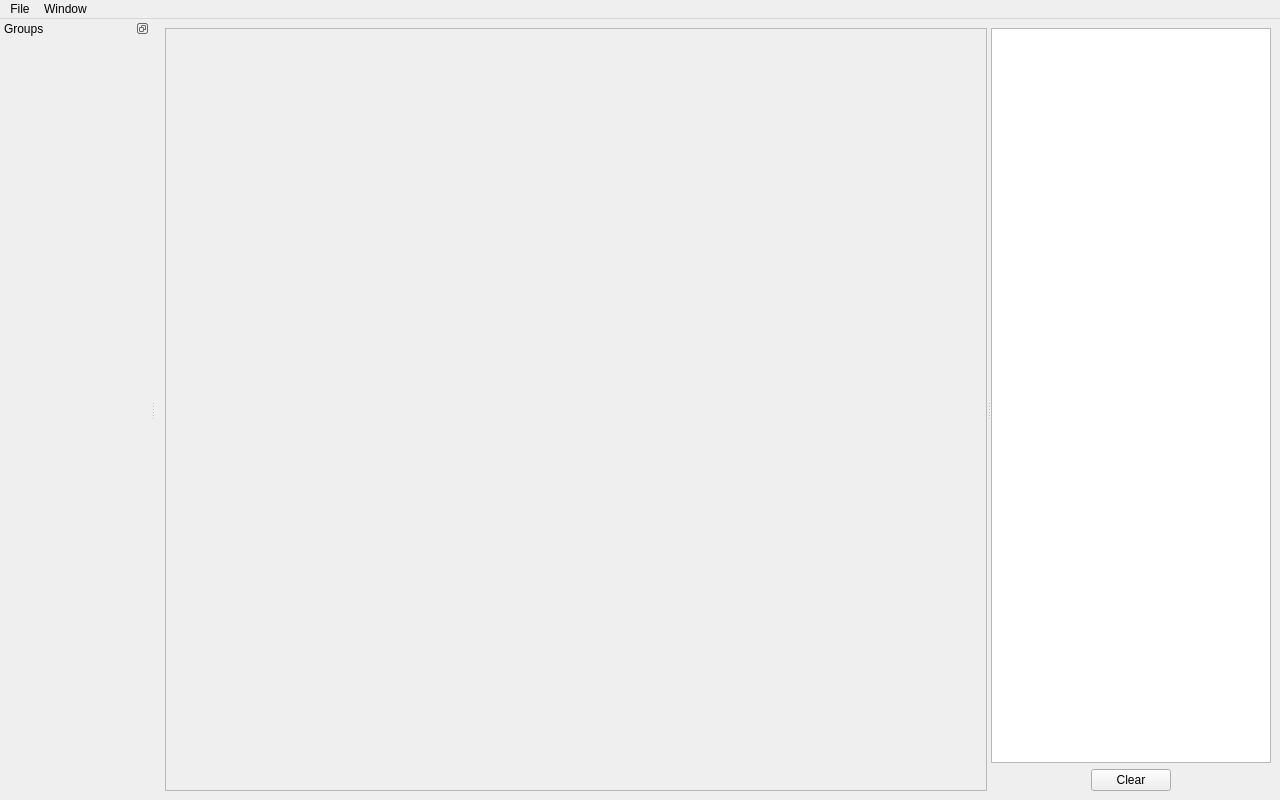
<?xml version="1.0" encoding="UTF-8"?>
<ui version="4.0">
 <class>DebugWindow</class>
 <widget class="QMainWindow" name="DebugWindow">
  <property name="geometry">
   <rect>
    <x>0</x>
    <y>0</y>
    <width>1280</width>
    <height>800</height>
   </rect>
  </property>
  <property name="windowTitle">
   <string>Cornucopia Debug</string>
  </property>
  <widget class="QWidget" name="centralwidget">
   <layout class="QHBoxLayout" name="horizontalLayout">
    <item>
     <widget class="QSplitter" name="splitter">
      <property name="orientation">
       <enum>Qt::Horizontal</enum>
      </property>
      <widget class="ScrollView" name="debugView">
       <property name="sizePolicy">
        <sizepolicy hsizetype="Preferred" vsizetype="Preferred">
         <horstretch>1</horstretch>
         <verstretch>0</verstretch>
        </sizepolicy>
       </property>
       <property name="frameShape">
        <enum>QFrame::StyledPanel</enum>
       </property>
       <property name="frameShadow">
        <enum>QFrame::Plain</enum>
       </property>
       <property name="lineWidth">
        <number>1</number>
       </property>
      </widget>
      <widget class="QWidget" name="layoutWidget">
       <layout class="QVBoxLayout" name="verticalLayout">
        <item>
         <widget class="QPlainTextEdit" name="debugText">
          <property name="sizePolicy">
           <sizepolicy hsizetype="Expanding" vsizetype="Expanding">
            <horstretch>0</horstretch>
            <verstretch>0</verstretch>
           </sizepolicy>
          </property>
          <property name="minimumSize">
           <size>
            <width>280</width>
            <height>0</height>
           </size>
          </property>
          <property name="font">
           <font>
            <family>Courier New</family>
            <pointsize>6</pointsize>
           </font>
          </property>
          <property name="readOnly">
           <bool>true</bool>
          </property>
          <property name="plainText">
           <string/>
          </property>
         </widget>
        </item>
        <item>
         <layout class="QHBoxLayout" name="horizontalLayout_2">
          <item>
           <spacer name="horizontalSpacer">
            <property name="orientation">
             <enum>Qt::Horizontal</enum>
            </property>
            <property name="sizeHint" stdset="0">
             <size>
              <width>40</width>
              <height>20</height>
             </size>
            </property>
           </spacer>
          </item>
          <item>
           <widget class="QPushButton" name="pushButton">
            <property name="sizePolicy">
             <sizepolicy hsizetype="Minimum" vsizetype="Fixed">
              <horstretch>0</horstretch>
              <verstretch>0</verstretch>
             </sizepolicy>
            </property>
            <property name="text">
             <string>Clear</string>
            </property>
           </widget>
          </item>
          <item>
           <spacer name="horizontalSpacer_2">
            <property name="orientation">
             <enum>Qt::Horizontal</enum>
            </property>
            <property name="sizeHint" stdset="0">
             <size>
              <width>40</width>
              <height>20</height>
             </size>
            </property>
           </spacer>
          </item>
         </layout>
        </item>
       </layout>
      </widget>
     </widget>
    </item>
   </layout>
  </widget>
  <widget class="QDockWidget" name="dockWidget">
   <property name="sizePolicy">
    <sizepolicy hsizetype="Minimum" vsizetype="Preferred">
     <horstretch>0</horstretch>
     <verstretch>0</verstretch>
    </sizepolicy>
   </property>
   <property name="minimumSize">
    <size>
     <width>150</width>
     <height>125</height>
    </size>
   </property>
   <property name="features">
    <set>QDockWidget::DockWidgetFloatable|QDockWidget::DockWidgetMovable</set>
   </property>
   <property name="windowTitle">
    <string>Groups</string>
   </property>
   <attribute name="dockWidgetArea">
    <number>1</number>
   </attribute>
   <widget class="QWidget" name="dockWidgetContents">
    <property name="sizePolicy">
     <sizepolicy hsizetype="Expanding" vsizetype="Preferred">
      <horstretch>0</horstretch>
      <verstretch>0</verstretch>
     </sizepolicy>
    </property>
    <property name="minimumSize">
     <size>
      <width>0</width>
      <height>0</height>
     </size>
    </property>
    <layout class="QVBoxLayout" name="verticalLayout_2" stretch="0">
     <property name="sizeConstraint">
      <enum>QLayout::SetDefaultConstraint</enum>
     </property>
     <property name="margin">
      <number>7</number>
     </property>
     <item>
      <widget class="QScrollArea" name="scrollArea">
       <property name="sizePolicy">
        <sizepolicy hsizetype="Ignored" vsizetype="Expanding">
         <horstretch>0</horstretch>
         <verstretch>0</verstretch>
        </sizepolicy>
       </property>
       <property name="minimumSize">
        <size>
         <width>0</width>
         <height>0</height>
        </size>
       </property>
       <property name="frameShape">
        <enum>QFrame::NoFrame</enum>
       </property>
       <property name="horizontalScrollBarPolicy">
        <enum>Qt::ScrollBarAlwaysOff</enum>
       </property>
       <property name="widgetResizable">
        <bool>true</bool>
       </property>
       <widget class="QWidget" name="scrollAreaWidgetContents">
        <property name="geometry">
         <rect>
          <x>0</x>
          <y>0</y>
          <width>136</width>
          <height>734</height>
         </rect>
        </property>
        <property name="sizePolicy">
         <sizepolicy hsizetype="Ignored" vsizetype="Preferred">
          <horstretch>0</horstretch>
          <verstretch>0</verstretch>
         </sizepolicy>
        </property>
        <property name="minimumSize">
         <size>
          <width>0</width>
          <height>0</height>
         </size>
        </property>
        <layout class="QVBoxLayout" name="verticalLayout_3">
         <property name="margin">
          <number>0</number>
         </property>
         <item>
          <widget class="GroupSelWidget" name="groupSelWidget" native="true">
           <property name="sizePolicy">
            <sizepolicy hsizetype="Ignored" vsizetype="Preferred">
             <horstretch>0</horstretch>
             <verstretch>0</verstretch>
            </sizepolicy>
           </property>
           <property name="minimumSize">
            <size>
             <width>0</width>
             <height>0</height>
            </size>
           </property>
           <layout class="QVBoxLayout" name="verticalLayout_5">
            <property name="margin">
             <number>0</number>
            </property>
           </layout>
          </widget>
         </item>
         <item>
          <spacer name="verticalSpacer">
           <property name="orientation">
            <enum>Qt::Vertical</enum>
           </property>
           <property name="sizeHint" stdset="0">
            <size>
             <width>20</width>
             <height>0</height>
            </size>
           </property>
          </spacer>
         </item>
        </layout>
       </widget>
      </widget>
     </item>
    </layout>
   </widget>
  </widget>
  <widget class="QMenuBar" name="menuBar">
   <property name="geometry">
    <rect>
     <x>0</x>
     <y>0</y>
     <width>1280</width>
     <height>26</height>
    </rect>
   </property>
   <widget class="QMenu" name="menuWindow">
    <property name="title">
     <string>Window</string>
    </property>
    <addaction name="actionClose"/>
    <addaction name="actionReset_View"/>
   </widget>
   <widget class="QMenu" name="menuFile">
    <property name="title">
     <string>File</string>
    </property>
    <addaction name="actionQuit"/>
   </widget>
   <addaction name="menuFile"/>
   <addaction name="menuWindow"/>
  </widget>
  <action name="actionClose">
   <property name="text">
    <string>Close</string>
   </property>
  </action>
  <action name="actionReset_View">
   <property name="text">
    <string>Reset View</string>
   </property>
   <property name="shortcut">
    <string>Ctrl+R</string>
   </property>
  </action>
  <action name="actionQuit">
   <property name="text">
    <string>&amp;Quit</string>
   </property>
   <property name="shortcut">
    <string>Ctrl+Q</string>
   </property>
  </action>
 </widget>
 <customwidgets>
  <customwidget>
   <class>ScrollView</class>
   <extends>QFrame</extends>
   <header>ScrollView.h</header>
   <container>1</container>
   <slots>
    <slot>resetView()</slot>
   </slots>
  </customwidget>
  <customwidget>
   <class>GroupSelWidget</class>
   <extends>QWidget</extends>
   <header>GroupSelWidget.h</header>
   <container>1</container>
  </customwidget>
 </customwidgets>
 <includes>
  <include location="local">ScrollView.h</include>
 </includes>
 <resources/>
 <connections>
  <connection>
   <sender>pushButton</sender>
   <signal>clicked()</signal>
   <receiver>debugText</receiver>
   <slot>clear()</slot>
   <hints>
    <hint type="sourcelabel">
     <x>802</x>
     <y>769</y>
    </hint>
    <hint type="destinationlabel">
     <x>666</x>
     <y>500</y>
    </hint>
   </hints>
  </connection>
  <connection>
   <sender>actionClose</sender>
   <signal>triggered()</signal>
   <receiver>DebugWindow</receiver>
   <slot>hide()</slot>
   <hints>
    <hint type="sourcelabel">
     <x>-1</x>
     <y>-1</y>
    </hint>
    <hint type="destinationlabel">
     <x>462</x>
     <y>394</y>
    </hint>
   </hints>
  </connection>
  <connection>
   <sender>actionReset_View</sender>
   <signal>triggered()</signal>
   <receiver>debugView</receiver>
   <slot>resetView()</slot>
   <hints>
    <hint type="sourcelabel">
     <x>-1</x>
     <y>-1</y>
    </hint>
    <hint type="destinationlabel">
     <x>379</x>
     <y>407</y>
    </hint>
   </hints>
  </connection>
 </connections>
</ui>
